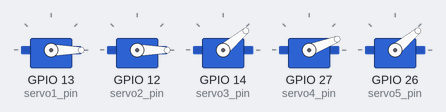
Recording of a sketch running on a simulated ESP32. Parts: 5 × servo.

Above: at 1.05 s.
At 4.65 s:
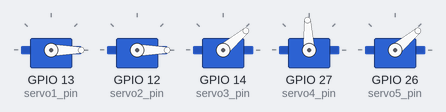
At 8.3 s:
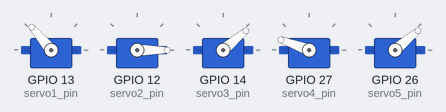
At 15.55 s:
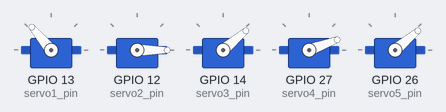
Timing chart, 0 to 20.0 s (numbered marks = the images above):
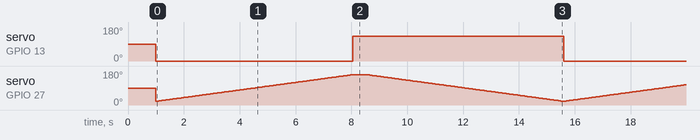

The sketch:

arm_90_degrees.ino
```cpp
#include <ESP32Servo.h>

#define servo1_pin 13
#define servo2_pin 12
#define servo3_pin 14
#define servo4_pin 27
#define servo5_pin 26

Servo servo1;
  Servo servo2;
  Servo servo3;
  Servo servo4;
  Servo servo5;
void setup() {


  servo1.attach(servo1_pin);
  servo2.attach(servo2_pin);
  servo3.attach(servo3_pin);
  servo4.attach(servo4_pin);
  servo5.attach(servo5_pin);
  delay(1000);
  // put your setup code here, to run once:

}

void loop() {
  servo1.write(0); //130 by2fel 0 byfta7 lel a5er
  servo2.write(0); //180 bynzel le ta7t
  servo3.write(40); //angle a2al mn 90 bylegf ymeen
  servo4.write(140); //angle so8ayar le odam angle kbeer le wara
  servo5.write(40); //angle so8ayar le wara

  for (int i=20;i<=160 ;i++)
    {
      servo4.write(i);
      delay(50);
    }
    servo1.write(130);
  delay(500);
   for (int i=160;i>=20 ;i--)
    {
      servo4.write(i);
      delay(50);
    }
  servo1.write(0);
}
```

Measured:
- by itself, servo on GPIO 13 (servo1_pin): alternates 130° for 7.5 s and 0° for 7.1 s
